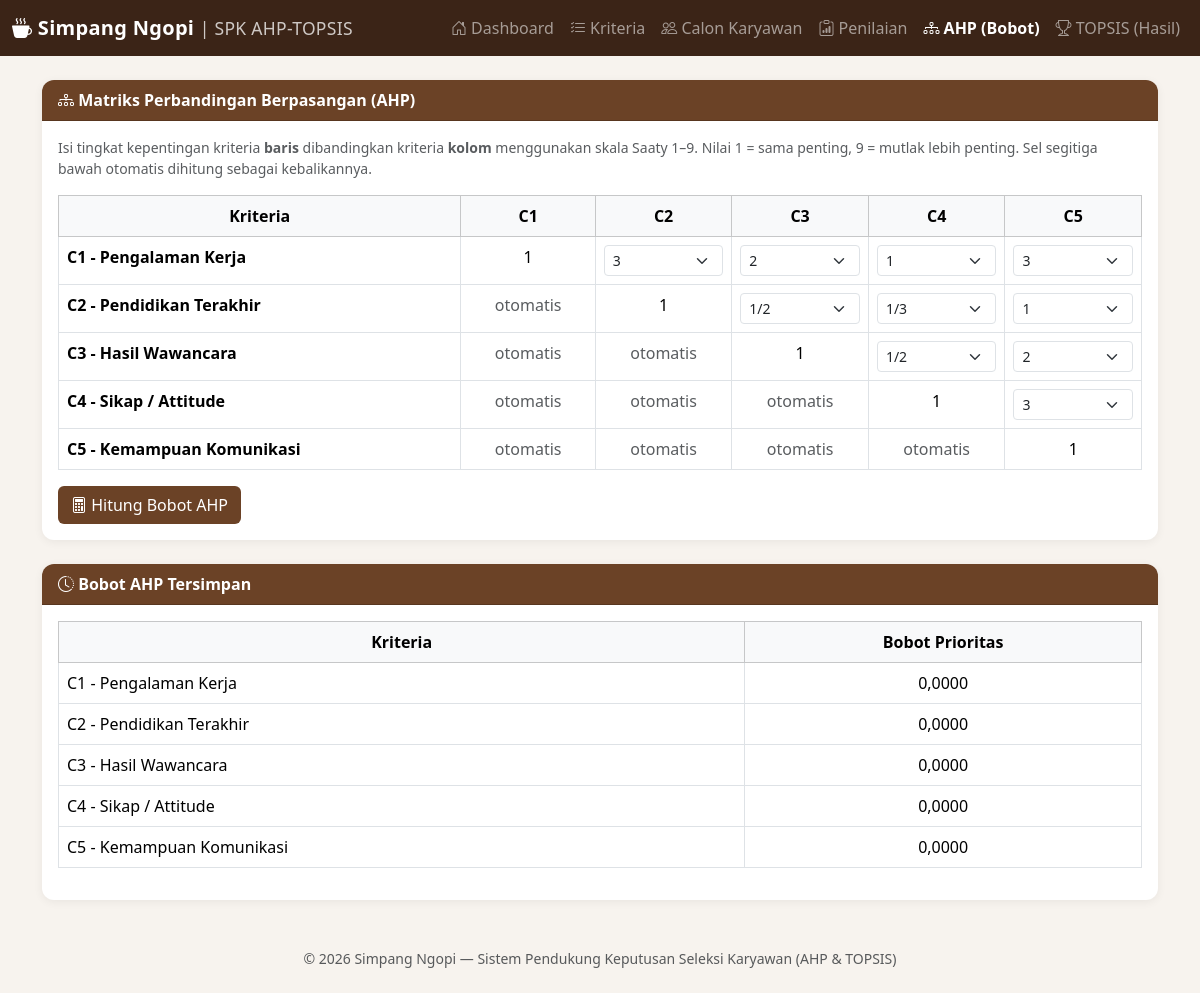
The app's page /ahp.php with its own data.
### tables this page shows
CREATE TABLE IF NOT EXISTS kriteria (
    id INT AUTO_INCREMENT PRIMARY KEY,
    kode VARCHAR(10) NOT NULL,
    nama VARCHAR(100) NOT NULL,
    jenis ENUM('benefit','cost') NOT NULL DEFAULT 'benefit',
    bobot_ahp DECIMAL(10,6) DEFAULT 0,
    urutan INT DEFAULT 0
);

### functions.php (called while the page is built, shortened)
<?php
function fnum($n, $decimals = 4)
{
    return number_format((float)$n, $decimals, ',', '.');
}

### ahp.php (the view, shortened to what this page needs)
<?php
require 'config.php';
require 'functions.php';
$kriteriaList = $pdo->query("SELECT * FROM kriteria ORDER BY urutan ASC, id ASC")->fetchAll();
$n = count($kriteriaList);
$ids = array_column($kriteriaList, 'id');
$skalaSaaty = [
    '1/9' => 1/9, '1/8' => 1/8, '1/7' => 1/7, '1/6' => 1/6, '1/5' => 1/5,
    '1/4' => 1/4, '1/3' => 1/3, '1/2' => 1/2, '1' => 1, '2' => 2, '3' => 3,
    '4' => 4, '5' => 5, '6' => 6, '7' => 7, '8' => 8, '9' => 9,
];
$hasilAHP = null;
$savedPairs = [];
$rows = $pdo->query("SELECT * FROM perbandingan_ahp")->fetchAll();
foreach ($rows as $r) {
    $savedPairs[$r['kriteria_baris_id']][$r['kriteria_kolom_id']] = $r['nilai'];
}
include 'includes/header.php';
?>
<div class="card mb-4">
  <div class="card-header"><i class="bi bi-diagram-3"></i> Matriks Perbandingan Berpasangan (AHP)</div>
  <div class="card-body">
    <p class="text-muted small">
      Isi tingkat kepentingan kriteria <strong>baris</strong> dibandingkan kriteria <strong>kolom</strong> menggunakan skala Saaty 1&ndash;9.
      Nilai 1 = sama penting, 9 = mutlak lebih penting. Sel segitiga bawah otomatis dihitung sebagai kebalikannya.
    </p>
    <?php if ($n < 2): ?>
      <div class="alert alert-warning">Minimal dibutuhkan 2 kriteria. Silakan tambah di menu <a href="kriteria.php">Kriteria</a>.</div>
    <?php else: ?>
    <form method="post">
      <div class="table-responsive">
        <table class="table table-bordered text-center matrix-input">
          <thead class="table-light">
            <tr>
              <th>Kriteria</th>
              <?php foreach ($kriteriaList as $k): ?><th><?= htmlspecialchars($k['kode']) ?></th><?php endforeach; ?>
            </tr>
          </thead>
          <tbody>
          <?php for ($i = 0; $i < $n; $i++): ?>
            <tr>
              <td class="text-start fw-semibold"><?= htmlspecialchars($kriteriaList[$i]['kode'].' - '.$kriteriaList[$i]['nama']) ?></td>
              <?php for ($j = 0; $j < $n; $j++): ?>
                <td>
                  <?php if ($i == $j): ?>
                    1
                  <?php elseif ($i < $j): ?>
                    <?php $savedVal = $savedPairs[$ids[$i]][$ids[$j]] ?? 1; ?>
                    <select name="nilai[<?= $i ?>][<?= $j ?>]" class="form-select form-select-sm">
                      <?php foreach ($skalaSaaty as $label => $val): ?>
                        <option value="<?= $val ?>" <?= (abs($savedVal - $val) < 0.001) ? 'selected' : '' ?>><?= $label ?></option>
                      <?php endforeach; ?>
                    </select>
                  <?php else: ?>
                    <span class="text-muted">otomatis</span>
                  <?php endif; ?>
                </td>
              <?php endfor; ?>
            </tr>
          <?php endfor; ?>
          </tbody>
        </table>
      </div>
      <button type="submit" name="hitung" class="btn btn-brown"><i class="bi bi-calculator"></i> Hitung Bobot AHP</button>
    </form>
    <?php endif; ?>
  </div>
</div>
<?php if ($hasilAHP): ?>
<div class="card mb-4">
  <div class="card-header"><i class="bi bi-check2-square"></i> Hasil Perhitungan Bobot & Uji Konsistensi</div>
  <div class="card-body">
    <div class="table-responsive">
      <table class="table table-bordered text-center">
        <thead class="table-light"><tr><th>Kriteria</th><th>Bobot Prioritas</th></tr></thead>
        <tbody>
        <?php foreach ($kriteriaList as $i => $k): ?>
          <tr><td class="text-start"><?= htmlspecialchars($k['kode'].' - '.$k['nama']) ?></td><td><?= fnum($hasilAHP['weights'][$i], 4) ?></td></tr>
        <?php endforeach; ?>
        </tbody>
      </table>
    </div>
    <div class="row g-2 mt-2">
      <div class="col-md-3"><div class="border rounded p-2"><small class="text-muted">&lambda; max</small><br><strong><?= fnum($hasilAHP['lambdaMax'],4) ?></strong></div></div>
      <div class="col-md-3"><div class="border rounded p-2"><small class="text-muted">CI</small><br><strong><?= fnum($hasilAHP['CI'],4) ?></strong></div></div>
      <div class="col-md-3"><div class="border rounded p-2"><small class="text-muted">RI</small><br><strong><?= fnum($hasilAHP['RI'],4) ?></strong></div></div>
      <div class="col-md-3"><div class="border rounded p-2"><small class="text-muted">CR</small><br><strong><?= fnum($hasilAHP['CR'],4) ?></strong></div></div>
    </div>
    <div class="alert <?= $hasilAHP['consistent'] ? 'alert-success' : 'alert-danger' ?> mt-3 mb-0">
      <?= $hasilAHP['consistent']
        ? 'CR &le; 0.1 &rarr; matriks perbandingan KONSISTEN, bobot dapat digunakan.'
        : 'CR > 0.1 &rarr; matriks perbandingan TIDAK KONSISTEN, sebaiknya isi ulang penilaian perbandingan.' ?>
    </div>
  </div>
</div>
<?php else: ?>
  <?php
  $sudahAda = array_filter(array_column($kriteriaList, 'bobot_ahp'));
  if ($sudahAda):
  ?>
  <div class="card">
    <div class="card-header"><i class="bi bi-clock-history"></i> Bobot AHP Tersimpan</div>
    <div class="card-body">
      <table class="table table-bordered text-center">
        <thead class="table-light"><tr><th>Kriteria</th><th>Bobot Prioritas</th></tr></thead>
        <tbody>
        <?php foreach ($kriteriaList as $k): ?>
          <tr><td class="text-start"><?= htmlspecialchars($k['kode'].' - '.$k['nama']) ?></td><td><?= fnum($k['bobot_ahp'],4) ?></td></tr>
        <?php endforeach; ?>
        </tbody>
      </table>
    </div>
  </div>
  <?php endif; ?>
<?php endif; ?>
<?php include 'includes/footer.php'; ?>

### includes/header.php (shortened to what this page needs)
<?php
$currentPage = basename($_SERVER['PHP_SELF']);
?>
<!DOCTYPE html>
<html lang="id">
<head>
<link href="https://cdn.jsdelivr.net/npm/bootstrap@5.3.3/dist/css/bootstrap.min.css" rel="stylesheet">
<link rel="stylesheet" href="https://cdn.jsdelivr.net/npm/bootstrap-icons@1.11.3/font/bootstrap-icons.css">
<link rel="stylesheet" href="assets/style.css">
</head>
<body>
<nav class="navbar navbar-expand-lg navbar-dark" style="background:#3b2417;">
  <div class="container-fluid">
    <a class="navbar-brand fw-bold" href="index.php">
      <i class="bi bi-cup-hot-fill"></i> Simpang Ngopi <small class="fw-normal opacity-75">| SPK AHP-TOPSIS</small>
    </a>
    <div class="collapse navbar-collapse" id="navMenu">
      <ul class="navbar-nav ms-auto">
        <li class="nav-item">
          <a class="nav-link <?= $currentPage=='index.php'?'active fw-semibold':'' ?>" href="index.php"><i class="bi bi-house-door"></i> Dashboard</a>
        </li>
        <li class="nav-item">
          <a class="nav-link <?= $currentPage=='kriteria.php'?'active fw-semibold':'' ?>" href="kriteria.php"><i class="bi bi-list-check"></i> Kriteria</a>
        </li>
        <li class="nav-item">
          <a class="nav-link <?= $currentPage=='alternatif.php'?'active fw-semibold':'' ?>" href="alternatif.php"><i class="bi bi-people"></i> Calon Karyawan</a>
        </li>
        <li class="nav-item">
          <a class="nav-link <?= $currentPage=='penilaian.php'?'active fw-semibold':'' ?>" href="penilaian.php"><i class="bi bi-clipboard-data"></i> Penilaian</a>
        </li>
        <li class="nav-item">
          <a class="nav-link <?= $currentPage=='ahp.php'?'active fw-semibold':'' ?>" href="ahp.php"><i class="bi bi-diagram-3"></i> AHP (Bobot)</a>
        </li>
        <li class="nav-item">
          <a class="nav-link <?= $currentPage=='topsis.php'?'active fw-semibold':'' ?>" href="topsis.php"><i class="bi bi-trophy"></i> TOPSIS (Hasil)</a>
        </li>
      </ul>
    </div>
  </div>
</nav>
<div class="container my-4">

### includes/footer.php (shortened to what this page needs)
</div>
<footer class="text-center text-muted py-4 small">
  &copy; <?= date('Y') ?> Simpang Ngopi &mdash; Sistem Pendukung Keputusan Seleksi Karyawan (AHP &amp; TOPSIS)
</footer>
</body>
</html>

### assets/style.css (style rules this page uses)
body { background: #f7f3ee; font-family: 'Segoe UI', Arial, sans-serif; }
.navbar-brand { letter-spacing: 0.3px; }
.card { border: none; box-shadow: 0 2px 10px rgba(0,0,0,0.06); border-radius: 12px; }
.card-header { background: #6b4226; color: #fff; border-radius: 12px 12px 0 0 !important; font-weight: 600; }
.table thead { background: #f0e6da; }
.btn-brown { background: #6b4226; color:#fff; }

### records on screen
kriteria: kode "C1", kode+nama "C1 - Pengalaman Kerja", bobot_ahp "0,0000"
kriteria: kode "C2", kode+nama "C2 - Pendidikan Terakhir", bobot_ahp "0,0000"
kriteria: kode "C3", kode+nama "C3 - Hasil Wawancara", bobot_ahp "0,0000"
kriteria: kode "C4", kode+nama "C4 - Sikap / Attitude", bobot_ahp "0,0000"
kriteria: kode "C5", kode+nama "C5 - Kemampuan Komunikasi", bobot_ahp "0,0000"

### other values on screen
form field value "3"
form field value "2"
form field value "1"
form field value "1/2"
form field value "1/3"
